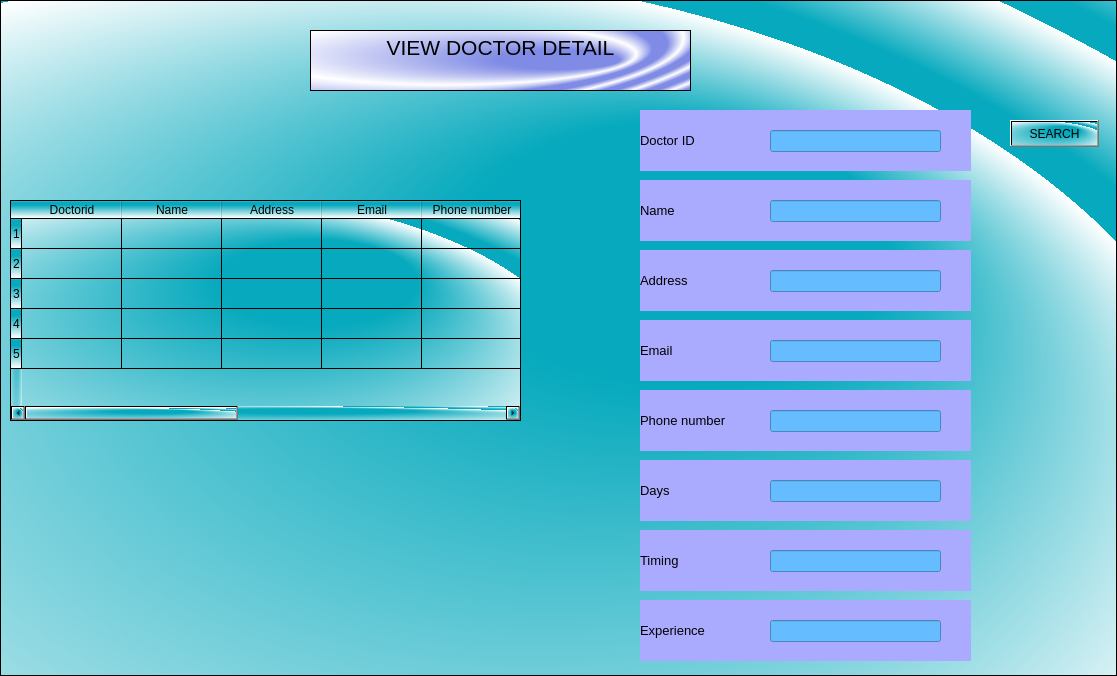
<?xml version="1.0" encoding="UTF-8"?>
<ui version="4.0">
 <class>DoctorDetail</class>
 <widget class="QFrame" name="DoctorDetail">
  <property name="geometry">
   <rect>
    <x>0</x>
    <y>0</y>
    <width>1117</width>
    <height>676</height>
   </rect>
  </property>
  <property name="windowTitle">
   <string>Frame</string>
  </property>
  <property name="styleSheet">
   <string notr="true">background-color:qradialgradient(spread:repeat, cx:0.291, cy:0.772773, radius:0.821, fx:0.699, fy:0.250364, stop:0.233831 rgba(6, 169, 189, 255), stop:1 rgba(255, 255, 255, 255))</string>
  </property>
  <property name="frameShape">
   <enum>QFrame::StyledPanel</enum>
  </property>
  <property name="frameShadow">
   <enum>QFrame::Raised</enum>
  </property>
  <widget class="QTextBrowser" name="textBrowser">
   <property name="geometry">
    <rect>
     <x>310</x>
     <y>30</y>
     <width>381</width>
     <height>61</height>
    </rect>
   </property>
   <property name="styleSheet">
    <string notr="true">background-color:qradialgradient(spread:reflect, cx:0.356, cy:0.397727, radius:0.5, fx:0.794, fy:0.528364, stop:0.318408 rgba(128, 139, 229, 255), stop:1 rgba(255, 255, 255, 255))</string>
   </property>
   <property name="html">
    <string>&lt;!DOCTYPE HTML PUBLIC &quot;-//W3C//DTD HTML 4.0//EN&quot; &quot;http://www.w3.org/TR/REC-html40/strict.dtd&quot;&gt;
&lt;html&gt;&lt;head&gt;&lt;meta name=&quot;qrichtext&quot; content=&quot;1&quot; /&gt;&lt;style type=&quot;text/css&quot;&gt;
p, li { white-space: pre-wrap; }
&lt;/style&gt;&lt;/head&gt;&lt;body style=&quot; font-family:'MS Shell Dlg 2'; font-size:8.13913pt; font-weight:400; font-style:normal;&quot;&gt;
&lt;p align=&quot;center&quot; style=&quot; margin-top:0px; margin-bottom:0px; margin-left:0px; margin-right:0px; -qt-block-indent:0; text-indent:0px;&quot;&gt;&lt;span style=&quot; font-size:16pt;&quot;&gt;VIEW DOCTOR DETAIL&lt;/span&gt;&lt;/p&gt;&lt;/body&gt;&lt;/html&gt;</string>
   </property>
  </widget>
  <widget class="QLabel" name="textdoctorid">
   <property name="geometry">
    <rect>
     <x>640</x>
     <y>110</y>
     <width>331</width>
     <height>61</height>
    </rect>
   </property>
   <property name="styleSheet">
    <string notr="true">background-color:rgb(170, 170, 255)</string>
   </property>
   <property name="text">
    <string>&lt;html&gt;&lt;head/&gt;&lt;body&gt;&lt;p&gt;&lt;span style=&quot; font-size:10pt;&quot;&gt;Doctor ID&lt;/span&gt;&lt;/p&gt;&lt;/body&gt;&lt;/html&gt;</string>
   </property>
  </widget>
  <widget class="QLabel" name="textname">
   <property name="geometry">
    <rect>
     <x>640</x>
     <y>180</y>
     <width>331</width>
     <height>61</height>
    </rect>
   </property>
   <property name="styleSheet">
    <string notr="true">background-color:rgb(170, 170, 255)</string>
   </property>
   <property name="text">
    <string>&lt;html&gt;&lt;head/&gt;&lt;body&gt;&lt;p&gt;&lt;span style=&quot; font-size:10pt;&quot;&gt;Name&lt;/span&gt;&lt;/p&gt;&lt;/body&gt;&lt;/html&gt;</string>
   </property>
  </widget>
  <widget class="QLabel" name="textemail">
   <property name="geometry">
    <rect>
     <x>640</x>
     <y>320</y>
     <width>331</width>
     <height>61</height>
    </rect>
   </property>
   <property name="styleSheet">
    <string notr="true">background-color:rgb(170, 170, 255)</string>
   </property>
   <property name="text">
    <string>&lt;html&gt;&lt;head/&gt;&lt;body&gt;&lt;p&gt;&lt;span style=&quot; font-size:10pt;&quot;&gt;Email&lt;/span&gt;&lt;/p&gt;&lt;/body&gt;&lt;/html&gt;</string>
   </property>
  </widget>
  <widget class="QLabel" name="textphonenumber">
   <property name="geometry">
    <rect>
     <x>640</x>
     <y>390</y>
     <width>331</width>
     <height>61</height>
    </rect>
   </property>
   <property name="styleSheet">
    <string notr="true">background-color:rgb(170, 170, 255)</string>
   </property>
   <property name="text">
    <string>&lt;html&gt;&lt;head/&gt;&lt;body&gt;&lt;p&gt;&lt;span style=&quot; font-size:10pt;&quot;&gt;Phone number&lt;/span&gt;&lt;/p&gt;&lt;/body&gt;&lt;/html&gt;</string>
   </property>
  </widget>
  <widget class="QLabel" name="texttiming">
   <property name="geometry">
    <rect>
     <x>640</x>
     <y>530</y>
     <width>331</width>
     <height>61</height>
    </rect>
   </property>
   <property name="styleSheet">
    <string notr="true">background-color:rgb(170, 170, 255)</string>
   </property>
   <property name="text">
    <string>&lt;html&gt;&lt;head/&gt;&lt;body&gt;&lt;p&gt;&lt;span style=&quot; font-size:10pt;&quot;&gt;Timing&lt;/span&gt;&lt;/p&gt;&lt;/body&gt;&lt;/html&gt;</string>
   </property>
  </widget>
  <widget class="QLabel" name="textdays">
   <property name="geometry">
    <rect>
     <x>640</x>
     <y>460</y>
     <width>331</width>
     <height>61</height>
    </rect>
   </property>
   <property name="styleSheet">
    <string notr="true">background-color:rgb(170, 170, 255)</string>
   </property>
   <property name="text">
    <string>&lt;html&gt;&lt;head/&gt;&lt;body&gt;&lt;p&gt;&lt;span style=&quot; font-size:10pt;&quot;&gt;Days&lt;/span&gt;&lt;/p&gt;&lt;/body&gt;&lt;/html&gt;</string>
   </property>
  </widget>
  <widget class="QLabel" name="textexperience">
   <property name="geometry">
    <rect>
     <x>640</x>
     <y>600</y>
     <width>331</width>
     <height>61</height>
    </rect>
   </property>
   <property name="styleSheet">
    <string notr="true">background-color:rgb(170, 170, 255)</string>
   </property>
   <property name="text">
    <string>&lt;html&gt;&lt;head/&gt;&lt;body&gt;&lt;p&gt;&lt;span style=&quot; font-size:10pt;&quot;&gt;Experience&lt;/span&gt;&lt;/p&gt;&lt;/body&gt;&lt;/html&gt;</string>
   </property>
  </widget>
  <widget class="QLabel" name="textaddress">
   <property name="geometry">
    <rect>
     <x>640</x>
     <y>250</y>
     <width>331</width>
     <height>61</height>
    </rect>
   </property>
   <property name="styleSheet">
    <string notr="true">background-color:rgb(170, 170, 255)</string>
   </property>
   <property name="text">
    <string>&lt;html&gt;&lt;head/&gt;&lt;body&gt;&lt;p&gt;&lt;span style=&quot; font-size:10pt;&quot;&gt;Address&lt;/span&gt;&lt;/p&gt;&lt;/body&gt;&lt;/html&gt;</string>
   </property>
  </widget>
  <widget class="QLineEdit" name="txtdoctorid">
   <property name="geometry">
    <rect>
     <x>770</x>
     <y>130</y>
     <width>171</width>
     <height>22</height>
    </rect>
   </property>
   <property name="styleSheet">
    <string notr="true">background-color:rgb(101, 189, 255)</string>
   </property>
   <property name="text">
    <string/>
   </property>
  </widget>
  <widget class="QLineEdit" name="txtname">
   <property name="geometry">
    <rect>
     <x>770</x>
     <y>200</y>
     <width>171</width>
     <height>22</height>
    </rect>
   </property>
   <property name="styleSheet">
    <string notr="true">background-color:rgb(101, 189, 255)</string>
   </property>
   <property name="text">
    <string/>
   </property>
  </widget>
  <widget class="QLineEdit" name="txtaddress">
   <property name="geometry">
    <rect>
     <x>770</x>
     <y>270</y>
     <width>171</width>
     <height>22</height>
    </rect>
   </property>
   <property name="styleSheet">
    <string notr="true">background-color:rgb(101, 189, 255)</string>
   </property>
   <property name="text">
    <string/>
   </property>
  </widget>
  <widget class="QLineEdit" name="txtemail">
   <property name="geometry">
    <rect>
     <x>770</x>
     <y>340</y>
     <width>171</width>
     <height>22</height>
    </rect>
   </property>
   <property name="styleSheet">
    <string notr="true">background-color:rgb(101, 189, 255)</string>
   </property>
   <property name="text">
    <string/>
   </property>
  </widget>
  <widget class="QLineEdit" name="txtphonenumber">
   <property name="geometry">
    <rect>
     <x>770</x>
     <y>410</y>
     <width>171</width>
     <height>22</height>
    </rect>
   </property>
   <property name="styleSheet">
    <string notr="true">background-color:rgb(101, 189, 255)</string>
   </property>
   <property name="text">
    <string/>
   </property>
  </widget>
  <widget class="QLineEdit" name="txtdays">
   <property name="geometry">
    <rect>
     <x>770</x>
     <y>480</y>
     <width>171</width>
     <height>22</height>
    </rect>
   </property>
   <property name="styleSheet">
    <string notr="true">background-color:rgb(101, 189, 255)</string>
   </property>
   <property name="text">
    <string/>
   </property>
  </widget>
  <widget class="QLineEdit" name="txttiming">
   <property name="geometry">
    <rect>
     <x>770</x>
     <y>550</y>
     <width>171</width>
     <height>22</height>
    </rect>
   </property>
   <property name="styleSheet">
    <string notr="true">background-color:rgb(101, 189, 255)</string>
   </property>
   <property name="text">
    <string/>
   </property>
  </widget>
  <widget class="QLineEdit" name="txtexperience">
   <property name="geometry">
    <rect>
     <x>770</x>
     <y>620</y>
     <width>171</width>
     <height>22</height>
    </rect>
   </property>
   <property name="styleSheet">
    <string notr="true">background-color:rgb(101, 189, 255)</string>
   </property>
   <property name="text">
    <string/>
   </property>
  </widget>
  <widget class="QPushButton" name="btnsearch">
   <property name="geometry">
    <rect>
     <x>1010</x>
     <y>120</y>
     <width>89</width>
     <height>27</height>
    </rect>
   </property>
   <property name="text">
    <string>SEARCH</string>
   </property>
  </widget>
  <widget class="QTableWidget" name="tableWidget">
   <property name="geometry">
    <rect>
     <x>10</x>
     <y>200</y>
     <width>511</width>
     <height>221</height>
    </rect>
   </property>
   <property name="rowCount">
    <number>5</number>
   </property>
   <property name="columnCount">
    <number>9</number>
   </property>
   <row/>
   <row/>
   <row/>
   <row/>
   <row/>
   <column>
    <property name="text">
     <string>Doctorid</string>
    </property>
   </column>
   <column>
    <property name="text">
     <string>Name</string>
    </property>
   </column>
   <column>
    <property name="text">
     <string>Address</string>
    </property>
   </column>
   <column>
    <property name="text">
     <string>Email</string>
    </property>
   </column>
   <column>
    <property name="text">
     <string>Phone number</string>
    </property>
   </column>
   <column>
    <property name="text">
     <string>Days</string>
    </property>
   </column>
   <column>
    <property name="text">
     <string>Timing</string>
    </property>
   </column>
   <column>
    <property name="text">
     <string>Experience</string>
    </property>
   </column>
   <column>
    <property name="text">
     <string>Specialization</string>
    </property>
   </column>
  </widget>
 </widget>
 <resources/>
 <connections/>
</ui>
